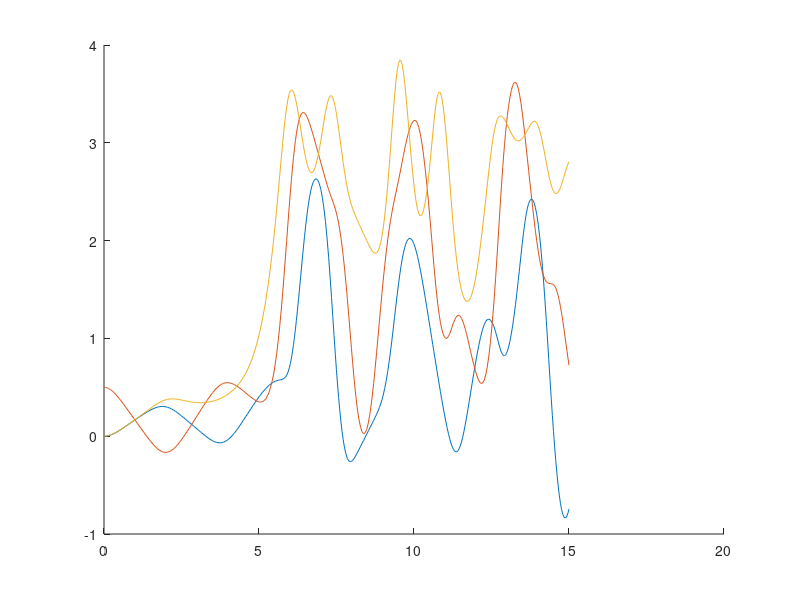

Write the MATLAB code that produced this figure.
function piano_multiple_masses()

%% satisfy louise's paranoia first
clf
hold on

%% parameters and initial values

k = 10;
x = 1;
m = 1;

% here's a lot of initial values theoretically

m1_i = 0;
m2_i = .5;
m3_i = 0;

dm1_i = 0;
dm2_i = 0;
dm3_i = 0;

State = [m1_i, m2_i, m3_i, dm1_i, dm2_i, dm3_i];

%% an ode function

[T, Y] = ode45(@motion, [0,15], State);

%% a motion function

    function res = motion(T, Info)
        m1 = Info(1);
        m2 = Info(2);
        m3 = Info(3);
        dm1 = Info(4);
        dm2 = Info(5);
        dm3 = Info(6);
        
        fs1 = (-k * (sqrt(x^2 + m1^2) - x)*sin(m1));
        fs2 = (-k * (sqrt(x^2 + (m2-m1)^2) - x)*sin(m2-m1));
        fs3 = (-k * (sqrt(x^2 + (m3-m2)^2) - x)*sin(m3-m2));
        fs4 = (-k * (sqrt(x^2 + m3^2) - x)*sin(m3));
        
        fm1 = fs1 - fs2;
        fm2 = fs2 - fs3;
        fm3 = fs3 - fs4;
        
        am1 = fm1/m;
        am2 = fm2/m;
        am3 = fm3/m;
        
        res = [dm1; dm2; dm3; am1; am2; am3];
    end

plot(T,Y(:,1));
 plot(T,Y(:,2));
plot(T,Y(:,3));

end
